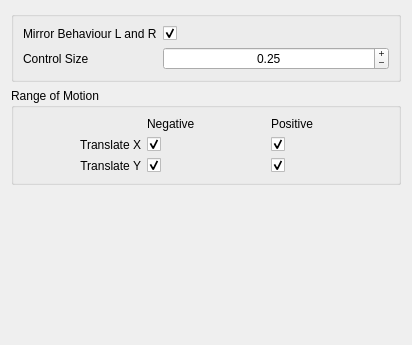
<?xml version="1.0" encoding="UTF-8"?>
<ui version="4.0">
 <class>Form</class>
 <widget class="QWidget" name="Form">
  <property name="geometry">
   <rect>
    <x>0</x>
    <y>0</y>
    <width>412</width>
    <height>345</height>
   </rect>
  </property>
  <property name="windowTitle">
   <string>Form</string>
  </property>
  <layout class="QGridLayout" name="gridLayout">
   <item row="0" column="0">
    <widget class="QGroupBox" name="groupBox">
     <property name="title">
      <string/>
     </property>
     <layout class="QFormLayout" name="formLayout">
      <item row="0" column="0">
       <widget class="QLabel" name="label">
        <property name="text">
         <string>Mirror Behaviour L and R</string>
        </property>
       </widget>
      </item>
      <item row="0" column="1">
       <widget class="QCheckBox" name="mirror_behaviour_checkbox">
        <property name="toolTip">
         <string>&lt;html&gt;&lt;head/&gt;&lt;body&gt;&lt;p&gt;If is active, the control will have symmetrical behaviour on Left and Right side.&lt;/p&gt;&lt;p&gt;&lt;br/&gt;&lt;/p&gt;&lt;p&gt;WARNING: There is a bug in Maya 2018 and 2018.1 that will result in an incorrect behaviour, because this option will negate one of the axis. Other Maya version should be ok.&lt;/p&gt;&lt;/body&gt;&lt;/html&gt;</string>
        </property>
        <property name="text">
         <string/>
        </property>
        <property name="checked">
         <bool>true</bool>
        </property>
       </widget>
      </item>
      <item row="1" column="0">
       <widget class="QLabel" name="control_size_label">
        <property name="text">
         <string>Control Size</string>
        </property>
       </widget>
      </item>
      <item row="1" column="1">
       <widget class="QDoubleSpinBox" name="control_size_spinbox">
        <property name="sizePolicy">
         <sizepolicy hsizetype="Expanding" vsizetype="Fixed">
          <horstretch>0</horstretch>
          <verstretch>0</verstretch>
         </sizepolicy>
        </property>
        <property name="wrapping">
         <bool>false</bool>
        </property>
        <property name="alignment">
         <set>Qt::AlignCenter</set>
        </property>
        <property name="buttonSymbols">
         <enum>QAbstractSpinBox::PlusMinus</enum>
        </property>
        <property name="minimum">
         <double>0.010000000000000</double>
        </property>
        <property name="maximum">
         <double>20000.000000000000000</double>
        </property>
        <property name="singleStep">
         <double>0.100000000000000</double>
        </property>
        <property name="value">
         <double>0.250000000000000</double>
        </property>
       </widget>
      </item>
     </layout>
    </widget>
   </item>
   <item row="1" column="0">
    <widget class="QGroupBox" name="keyable_groupBox">
     <property name="title">
      <string>Range of Motion</string>
     </property>
     <layout class="QGridLayout" name="gridLayout_2">
      <item row="0" column="1">
       <widget class="QLabel" name="negative_label">
        <property name="text">
         <string>Negative</string>
        </property>
       </widget>
      </item>
      <item row="0" column="2">
       <widget class="QLabel" name="positive_label">
        <property name="text">
         <string>Positive</string>
        </property>
       </widget>
      </item>
      <item row="1" column="0">
       <widget class="QLabel" name="translate_x_label">
        <property name="text">
         <string>Translate X</string>
        </property>
        <property name="alignment">
         <set>Qt::AlignRight|Qt::AlignTrailing|Qt::AlignVCenter</set>
        </property>
       </widget>
      </item>
      <item row="1" column="1">
       <widget class="QCheckBox" name="translate_x_negative_checkbox">
        <property name="text">
         <string/>
        </property>
        <property name="checked">
         <bool>true</bool>
        </property>
       </widget>
      </item>
      <item row="1" column="2">
       <widget class="QCheckBox" name="translate_x_positive_checkbox">
        <property name="text">
         <string/>
        </property>
        <property name="checked">
         <bool>true</bool>
        </property>
       </widget>
      </item>
      <item row="2" column="0">
       <widget class="QLabel" name="translate_y_label">
        <property name="text">
         <string>Translate Y</string>
        </property>
        <property name="alignment">
         <set>Qt::AlignRight|Qt::AlignTrailing|Qt::AlignVCenter</set>
        </property>
       </widget>
      </item>
      <item row="2" column="1">
       <widget class="QCheckBox" name="translate_y_negative_checkbox">
        <property name="text">
         <string/>
        </property>
        <property name="checked">
         <bool>true</bool>
        </property>
       </widget>
      </item>
      <item row="2" column="2">
       <widget class="QCheckBox" name="translate_y_positive_checkbox">
        <property name="text">
         <string/>
        </property>
        <property name="checked">
         <bool>true</bool>
        </property>
       </widget>
      </item>
     </layout>
    </widget>
   </item>
   <item row="2" column="0">
    <spacer name="verticalSpacer_3">
     <property name="orientation">
      <enum>Qt::Vertical</enum>
     </property>
     <property name="sizeHint" stdset="0">
      <size>
       <width>20</width>
       <height>40</height>
      </size>
     </property>
    </spacer>
   </item>
  </layout>
 </widget>
 <resources/>
 <connections/>
</ui>
